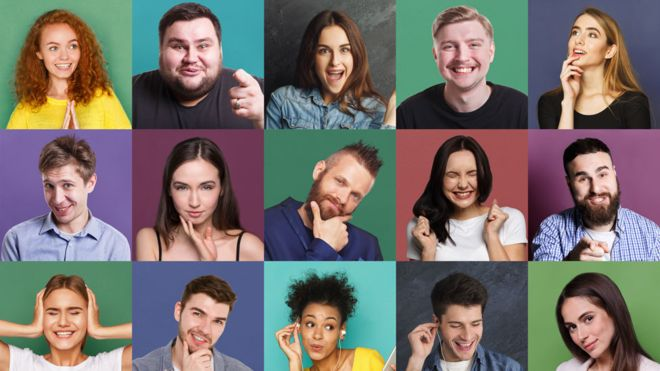
#> input picture imagenesApoyo/caras2.jpg, 660 x 371 px
$ python imagenFase.py imagenesApoyo/caras2.jpg imagenesApoyo/caras3.jpg
#> lines starting #> are read from the running program, lines starting #| are printed output that depends on the picture; long printed decimals are rounded
import numpy as np
import matplotlib.pyplot as plt

from skimage import data
from skimage.feature import register_translation
from skimage.feature.register_translation import _upsampled_dft


#from skimage import data
#from skimage.registration import phase_cross_correlation
#from skimage.registration._phase_cross_correlation import _upsampled_dft
from scipy.ndimage import fourier_shift

#image = data.camera()
import sys
import cv2
rutaImagen = sys.argv[1]
imagenAnalizar = cv2.imread(rutaImagen)
#> imagenAnalizar is the input picture: shape (371, 660, 3); mean B, G, R 108.3, 112.4, 118
image = cv2.cvtColor(imagenAnalizar, cv2.COLOR_BGR2GRAY)
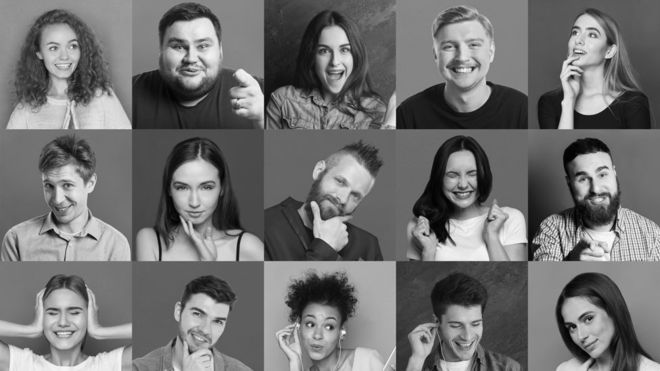
#> image: shape (371, 660); min 0, max 254, mean 113.6

shift = (-220.4, 133.32)
# The shift corresponds to the pixel offset relative to the reference image
#edi offset_image = fourier_shift(np.fft.fftn(image), shift)
#edi offset_image = np.fft.ifftn(offset_image)
#edi print(f"Known offset (y, x): {shift}")


# Valores de entrada
rutaImagen = sys.argv[2]
imagenAnalizar = cv2.imread(rutaImagen)
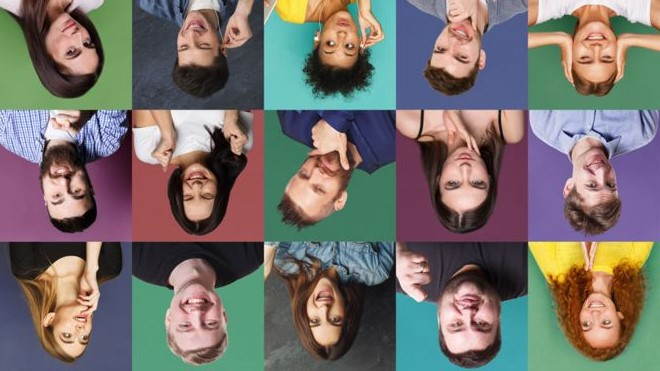
#> input picture imagenesApoyo/caras3.jpg, 660 x 371 px
#> imagenAnalizar is the input picture: shape (371, 660, 3); mean B, G, R 108.3, 112.4, 118
imagenGris = cv2.cvtColor(imagenAnalizar, cv2.COLOR_BGR2GRAY)
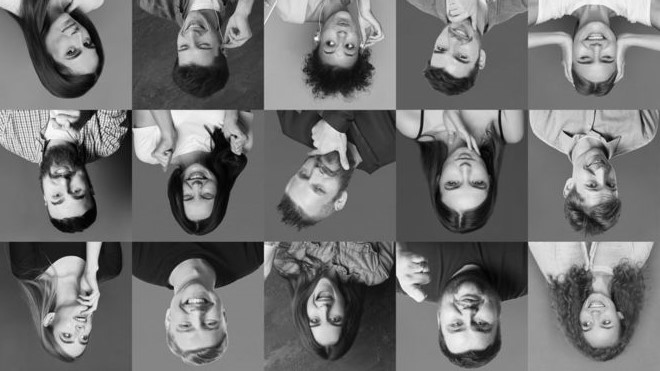
#> imagenGris: shape (371, 660); min 0, max 254, mean 113.6
offset_image = cv2.cvtColor(imagenAnalizar, cv2.COLOR_BGR2GRAY)

# pixel precision first
shift, error, diffphase = register_translation(image, offset_image)
#> shift = [90, -226]; error = 1; diffphase = 4.03e-17

fig = plt.figure(figsize=(8, 3))
ax1 = plt.subplot(1, 3, 1)
ax2 = plt.subplot(1, 3, 2, sharex=ax1, sharey=ax1)
ax3 = plt.subplot(1, 3, 3)

ax1.imshow(image, cmap='gray')
ax1.set_axis_off()
ax1.set_title('Reference image')

ax2.imshow(offset_image.real, cmap='gray')
ax2.set_axis_off()
ax2.set_title('Offset image')


# Show the output of a cross-correlation to show what the algorithm is
# doing behind the scenes
image_product = np.fft.fft2(image) * np.fft.fft2(offset_image).conj()
#image_product = np.fft.fft2(image) * np.fft.fft2(imagenGris).conj()

cc_image = np.fft.fftshift(np.fft.ifft2(image_product))
ax3.imshow(cc_image.real)
ax3.set_axis_off()
ax3.set_title("Cross-correlation")

plt.show()
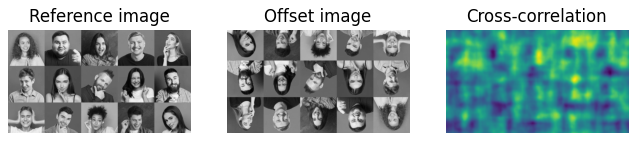
#> figure drawn by matplotlib, 3 panels
print("Maximo valor:" ,abs((cc_image.real.max()-723190206.0)))
#| Maximo valor: 2567434208.000

#print(f"Detected pixel offset (y, x): {shift}")

# subpixel precision
#> (the run stopped early here; a loop or call above may not have finished)
